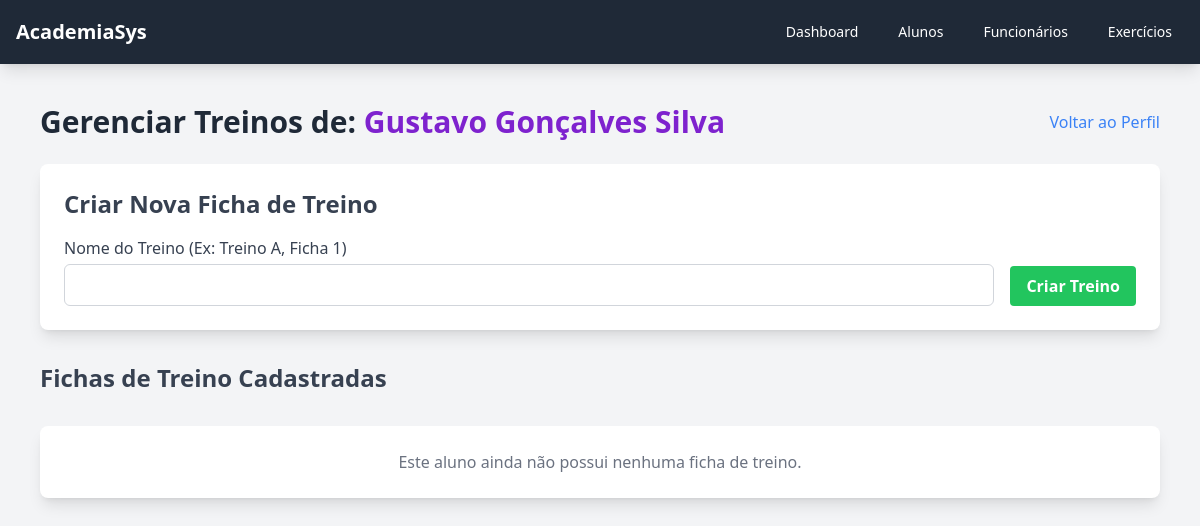
Page /aluno/1/treinos on the earlier database version.
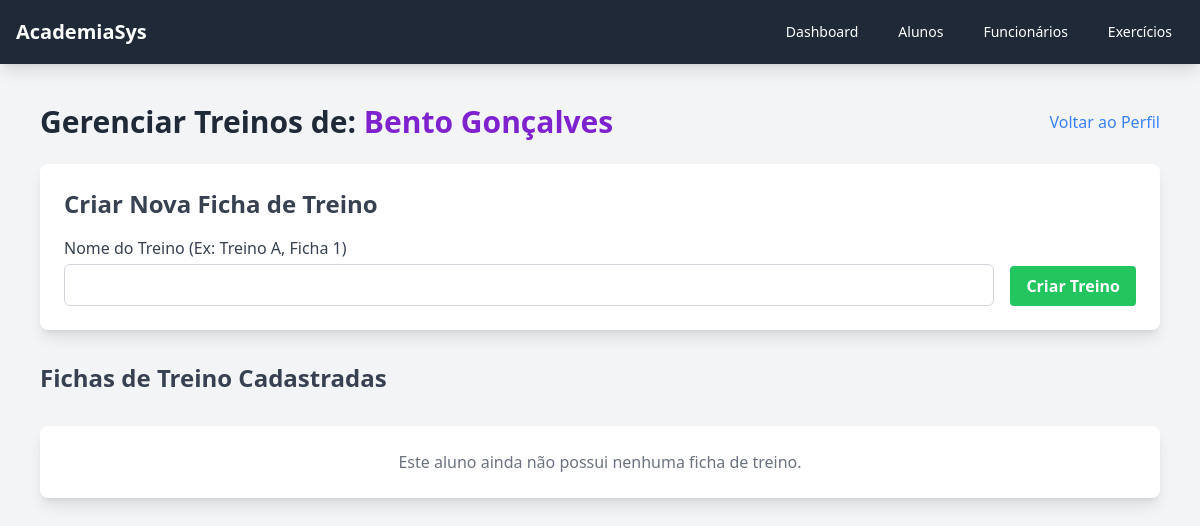
Same page on the later database version.
### app.py (models this page shows)
class Aluno(db.Model):
    __tablename__ = 'alunos'
    id = db.Column(db.Integer, primary_key=True)
    nome = db.Column(db.String(100), nullable=False)
    foto = db.Column(db.String(100), nullable=True, default='default.png')
    cpf = db.Column(db.String(14), unique=True, nullable=False)
    data_nascimento = db.Column(db.String(10), nullable=False)
    endereco = db.Column(db.String(200), nullable=True)
    cidade = db.Column(db.String(100), nullable=True)
    estado = db.Column(db.String(2), nullable=True)
    cep = db.Column(db.String(9), nullable=True)
    telefone = db.Column(db.String(20), nullable=True)
    email = db.Column(db.String(100), unique=True, nullable=True)
    data_matricula = db.Column(db.String(10), nullable=True)
    status = db.Column(db.String(10), default= 'Ativo', nullable=False)
    treinos = db.relationship('Treino', back_populates='aluno', lazy=True, cascade="all, delete-orphan")

### app.py (the view)
@app.route('/aluno/<int:aluno_id>/treinos')
def gerenciar_treinos(aluno_id):
    aluno = Aluno.query.get_or_404(aluno_id)
    exercicios_disponiveis = Exercicio.query.order_by(Exercicio.nome).all()
    return render_template('gerenciar_treinos.html', aluno=aluno, exercicios_disponiveis=exercicios_disponiveis)

### templates/gerenciar_treinos.html (shortened to what the changed rows need)
{% extends 'base.html' %}
{% block content %}
<div class="max-w-6xl mx-auto">
    <div class="flex justify-between items-center mb-6">
        <h1 class="text-3xl font-bold text-gray-800">Gerenciar Treinos de: <span class="text-purple-700">{{ aluno.nome }}</span></h1>
    </div>
    <div class="bg-white p-6 shadow-lg rounded-lg mb-8">
        <h2 class="text-2xl font-semibold text-gray-700 mb-4">Criar Nova Ficha de Treino</h2>
    </div>
    <div class="space-y-8">
        <h2 class="text-2xl font-semibold text-gray-700">Fichas de Treino Cadastradas</h2>
    </div>
</div>
{% endblock %}

Differences in the rows shown:
changed Aluno: nome "Gustavo Gonçalves Silva" → "Bento Gonçalves"
